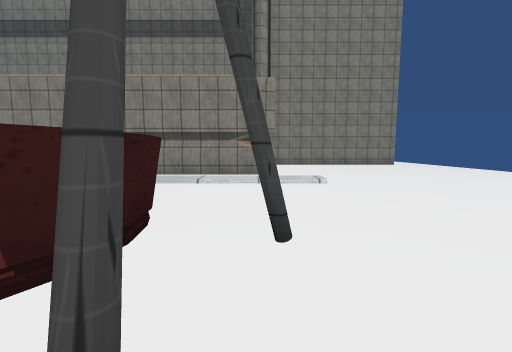
[1] (above)

21 first-person views from a walk through a 3-D level made in the Unity game engine. The camera is 1.4 m above the floor, tilts 6° down and sees 90° across. The floor is counted in squares, 2 m on a side. Each view is taken from the middle of a square. On the plan, view 1 faces up. The plan holds only what a view shows up to about 9 squares ahead; the rest is blank. The place goes on beyond the plan. The player is left out. Some surface patterns are stand-ins.

[2]
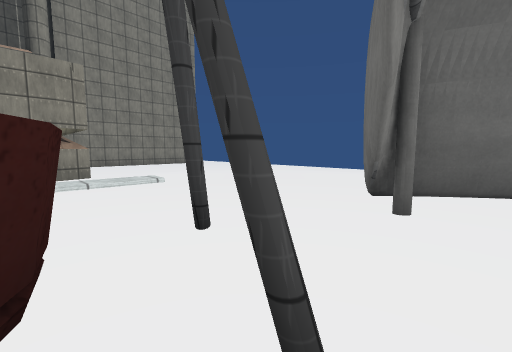

[3]
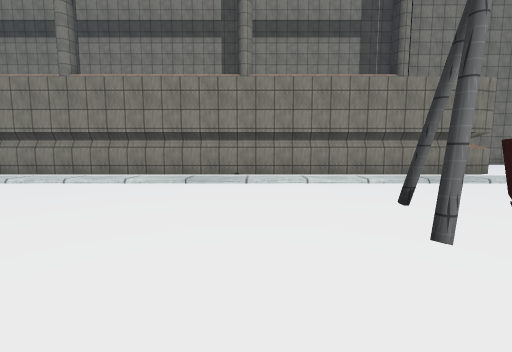

[4]
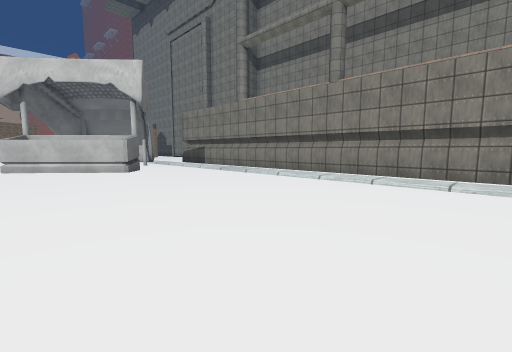

[5]
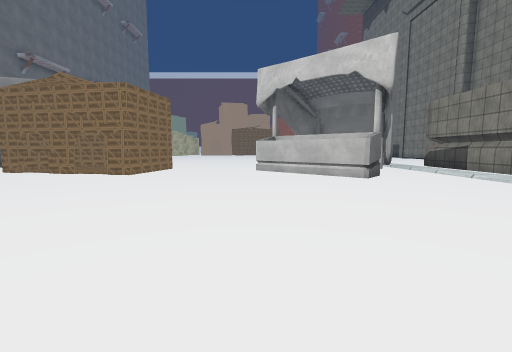

[6]
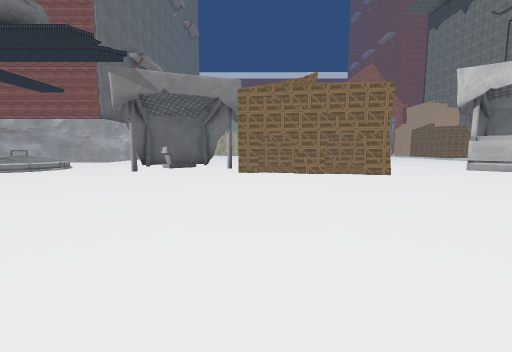

[7]
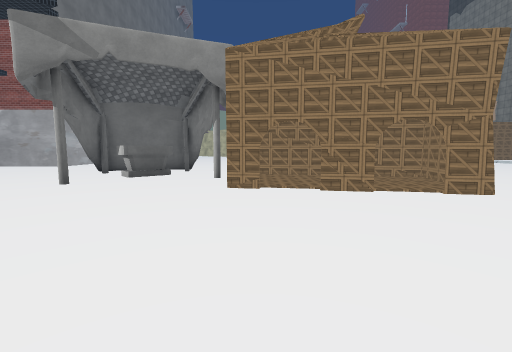

[8]
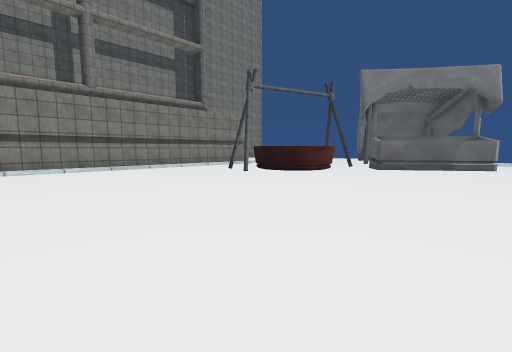

[9]
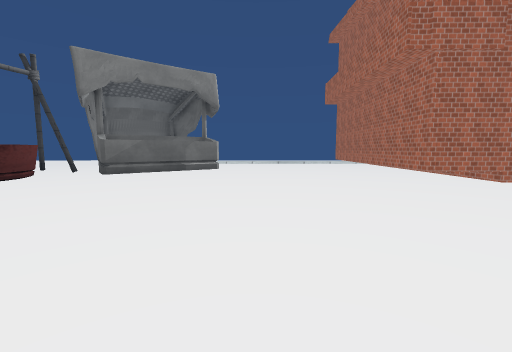

[10]
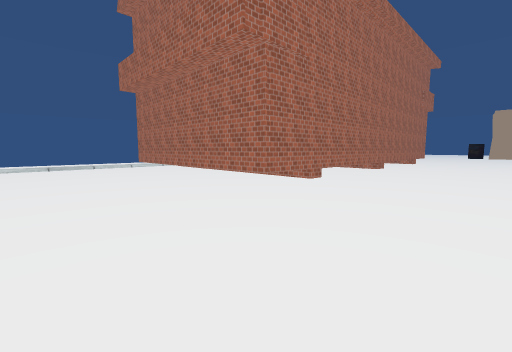

[11]
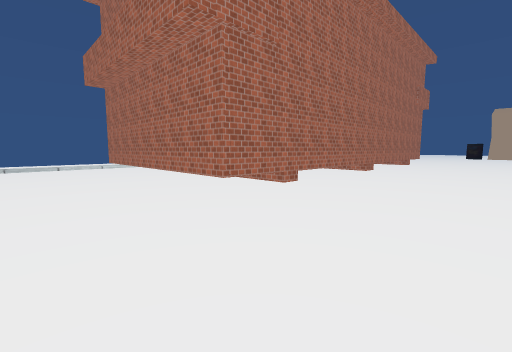

[12]
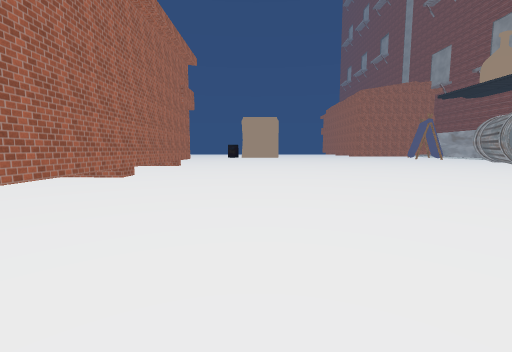

[13]
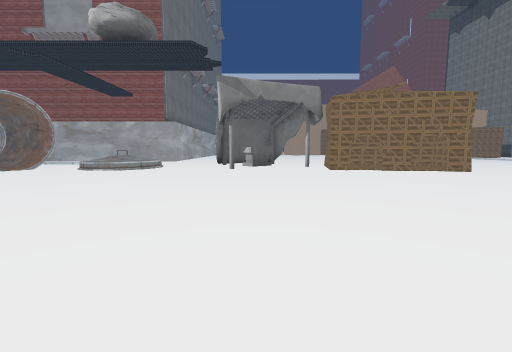

[14]
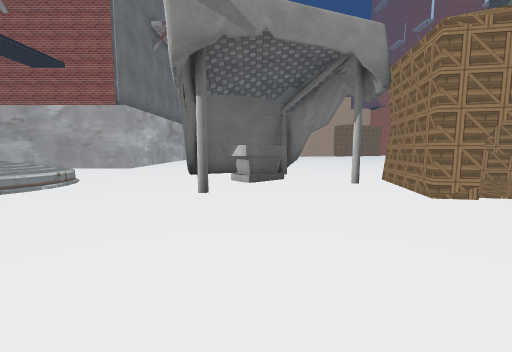

[15]
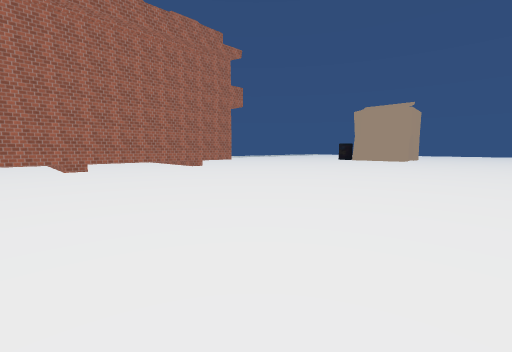

[16]
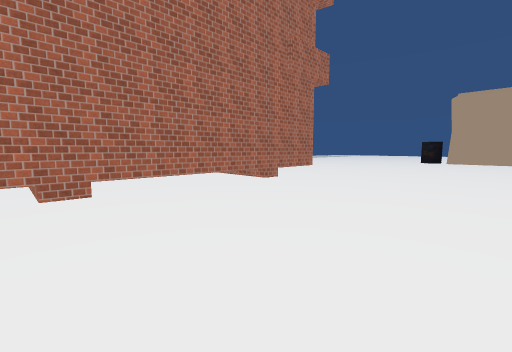

[17]
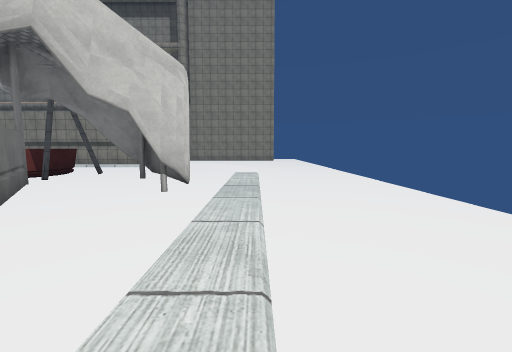

[18]
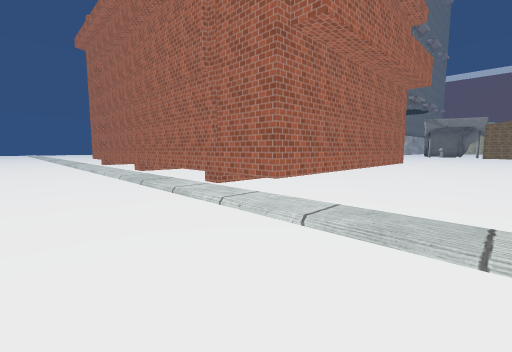

[19]
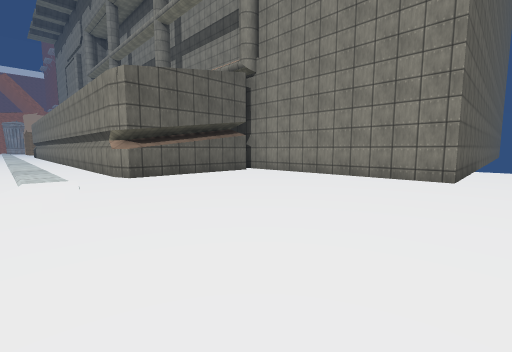

[20]
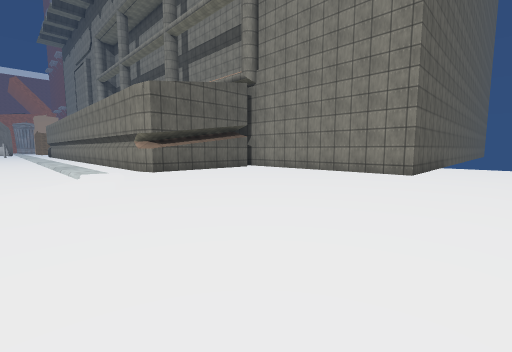

[21]
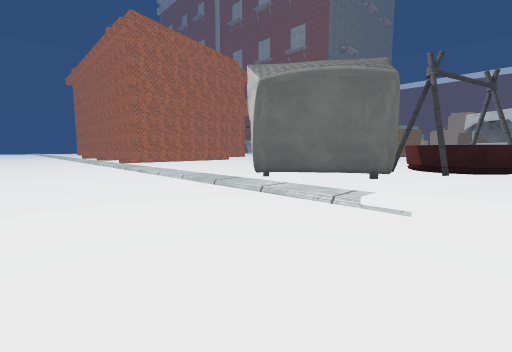

### Floor plan
Key: @ floor where view 1 was taken; # wall or solid block; . floor; / step, stairs or slope; T thing the floor can be seen under or through; O other object.
Columns run from 23 left of view 1 to 8 right of it. Each row starts with its distance up from view 1.
 13                              #..
 12                        #######..
 11                        #........
 10                        #........
  9                        #........
  8                        #........
  7     ###  ###############........
  6     //// /////////////////......
  5     #///////////////////////....
  4      ....................../....
  3       #............###.....//...
  2      ##............#####..../...
  1      #..............####.TT./...
  0    ..#.................@..T./...
 -1    ....................#..T./...
 -2     ...................##.../...
 -3     ###....  ...........#.../...
 -4     ###....  .............../...
 -5    ####......  ............./...
 -6 .. ####......   ............/...
 -7 ...###........  ............/...
 -8 ....#.........   .........../...
 -9 ..#........... ......#######/...
-10   #O.................#    ##/..
-11   #O.#...............#     #/..
-12  ....................#     #/..
-13  ....................#    ##/..
-14  .////...............#    #./..
-15 #./ //...............#    #./..
-16 #.   /...............#    # /..
-17 #    ................#      /..
-18 #    //    ..........#       ..

Where each view was taken, in squares from view 1:
view 1: 0 up, 0 right, facing up
view 2: 0 up, 1 left, facing up-right
view 3: 0 up, 6 left, facing up
view 4: 0 up, 8 left, facing up-left
view 5: 0 up, 10 left, facing left
view 6: 7 down, 10 left, facing left
view 7: 7 down, 13 left, facing left
view 8: 4 down, 10 left, facing up-right
view 9: 5 down, 8 left, facing right
view 10: 5 down, 6 left, facing down-right
view 11: 6 down, 6 left, facing down-right
view 12: 8 down, 6 left, facing down
view 13: 10 down, 9 left, facing left
view 14: 10 down, 14 left, facing left
view 15: 13 down, 12 left, facing down-right
view 16: 14 down, 7 left, facing down-right
view 17: 6 down, 5 right, facing up
view 18: 6 down, 7 right, facing down-left
view 19: 5 up, 7 right, facing up-left
view 20: 4 up, 8 right, facing up-left
view 21: 3 up, 8 right, facing down-left
